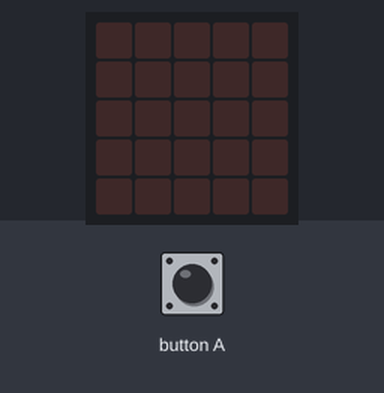
The program below on a simulated BBC micro:bit (MakeCode). Shown: the board's 5×5 LED display. The inputs (shaded band) are chosen by the test bench. Random numbers come from a fixed seed.

Above: at 1.2 s.
1.3 s: button A pressed for 0.15 s
At 2.4 s:
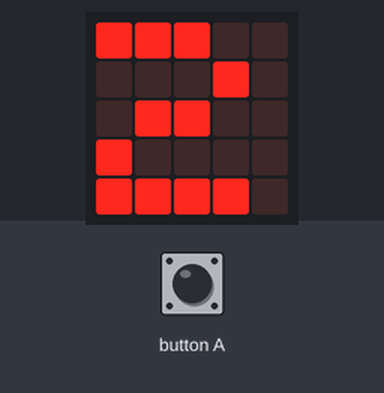
2.9 s: button A pressed for 0.15 s
At 3.6 s:
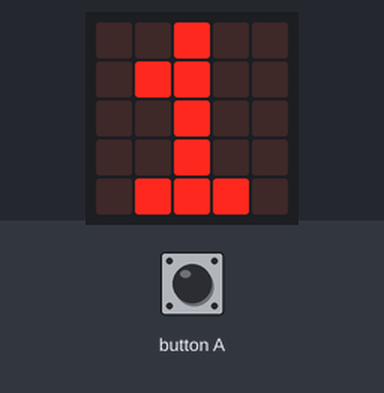
4.5 s: button A pressed for 0.15 s
At 6.0 s:
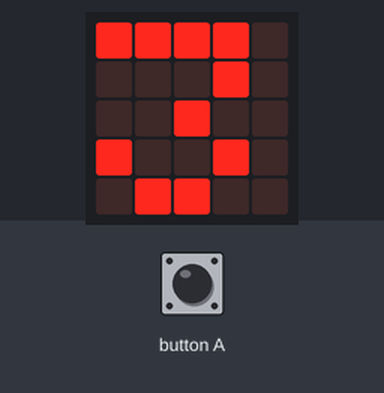
Timing chart, 0 to 7.5 s (numbered marks = the images above; inputs shaded):
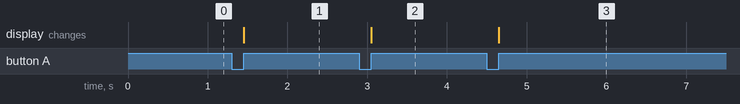

The program:

main.ts
```typescript
let 임슬기 = 0
input.onButtonPressed(Button.A, function () {
    임슬기 = randint(1, 4)
    if (임슬기 == 1) {
        basic.showNumber(1)
    } else if (임슬기 == 2) {
        basic.showNumber(2)
    } else if (임슬기 == 3) {
        basic.showNumber(3)
    } else {
        basic.showNumber(4)
    }
})
```

test.ts
```typescript
// 테스트는 여기로 이동합니다; 이 패키지가 확장으로 사용될 때 컴파일되지 않을 것 입니다.
```

Measured:
- after the input at 1.3 s, the display: changes after 0.15 s (image 1)
- after the input at 2.9 s, the display: changes after 0.15 s (image 2)
- after the input at 4.5 s, the display: changes after 0.15 s (image 3)
